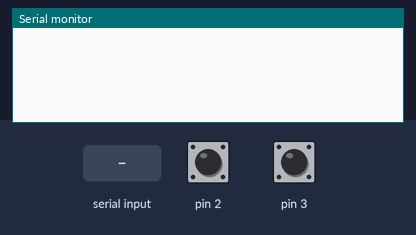
A sketch run on a simulated Arduino Uno, built with avr-gcc and run on an emulated ATmega328P. On the bench: the last lines printed to the serial monitor. The test bench sets the inputs (shaded band); at power-on: pin 2 HIGH, pin 3 HIGH.

Above: at 1.2 s.
1.3 s: pin 2 pulled LOW for 0.15 s
At 2.3 s:
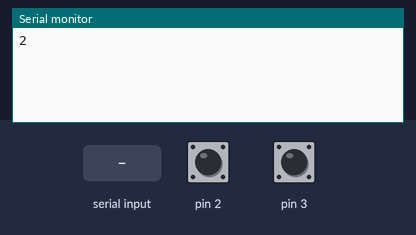
3.1 s: pin 3 pulled LOW for 0.15 s
At 3.7 s:
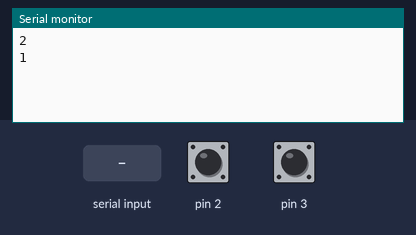
4.7 s: "l\n" received over Serial
At 5.9 s:
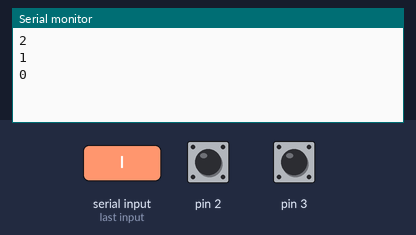
6.2 s: pin 3 pulled LOW for 1 s
At 8.1 s:
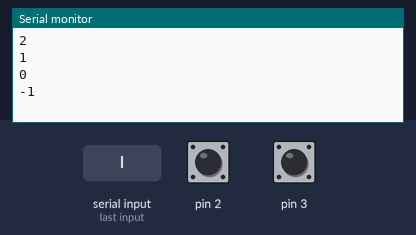
8.7 s: "90,45\n" received over Serial
At 9.9 s:
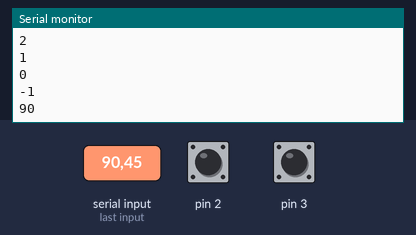
10.2 s: pin 2 pulled LOW for 1 s
At 12.3 s:
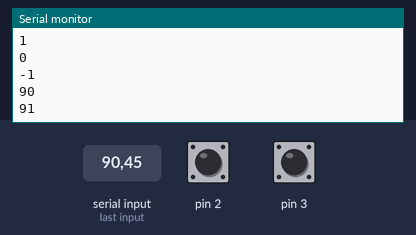
Timing chart, 0 to 13.7 s (numbered marks = the images above; inputs shaded):
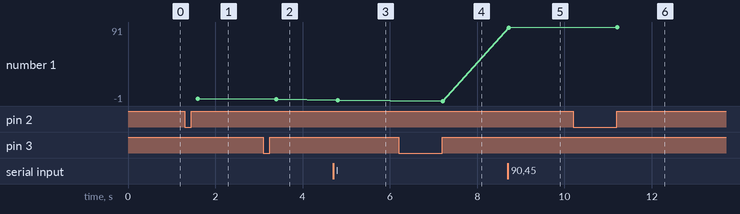

The sketch:

narrow_machine.ino
```cpp
volatile int gg = 1;
volatile int valid = 1;

volatile int val = 1;

bool flag = true;
//453 68
const int d37 = 37;
const int d50 = 50;
const int d75 = 75;
const int d100 = 100;
const int d200 = 200;
const int d1k = 1000;
const int d5k = 5000;

int d_default = 200;

void setup() {
  Serial.begin(9600);
  pinMode(2, INPUT_PULLUP);
  pinMode(3, INPUT_PULLUP);
  attachInterrupt(digitalPinToInterrupt(2), countPlus, RISING);
  attachInterrupt(digitalPinToInterrupt(3), countMinus, RISING);
}

void loop() {
  if(Serial.available() > 0){
    String input  = Serial.readStringUntil('\n');
    request(input);
    while(Serial.available()){
      Serial.read();
    }
  }
  if(gg != valid){
    Serial.println(gg);
    valid = gg;
  }
  else {

  }

  delay(d_default);
}
void countPlus(){
  if(digitalRead(2) == HIGH && digitalRead(3) == HIGH){
    gg++;
    val++;
  }
  //gg++; // && Serial.println(gg);
 // return;
}
void countMinus(){
  if(digitalRead(3) == HIGH && digitalRead(2) == HIGH){
    gg--;
    val--;
  }
}
void request(String input){
  if(input == "l"){
    d_default = d37;
  }
  else if(input == "k"){
    d_default = d50;
  }
  else if(input == "j"){
    d_default = d75;
  }
  else if(input == "h"){
    d_default = d100;
  }
  else if(input == "g"){
    d_default = d200;
  }
  if(input == "f"){
    d_default = d1k;
  }
  else if(input == "d"){
    d_default = d5k;
  }
  else if(input == "r"){
    Serial.println(gg);
  }
  else if(input == "a"){
    gg = val;
    Serial.println(gg);
  }
  else{

     gg = input.toInt();
     val=gg;
  }
}
```

Measured:
- after the input at 1.3 s, the serial monitor: prints a new line after 0.30 s (image 1)
- after the input at 3.1 s, the serial monitor: prints a new line after 0.30 s (image 2)
- after the input at 4.7 s, the serial monitor: prints a new line after 0.10 s (image 3)
- after the input at 6.2 s, the serial monitor: prints a new line after 1.0 s (image 4)
- after the input at 8.7 s, the serial monitor: prints a new line at once (image 5)
- after the input at 10.2 s, the serial monitor: prints a new line after 1.0 s (image 6)
- plotted number 1: 2 → 1 after the input at 3.1 s, 1 → 0 after the input at 4.7 s, 0 → -1 after the input at 6.2 s, -1 → 90 after the input at 8.7 s, 90 → 91 after the input at 10.2 s
